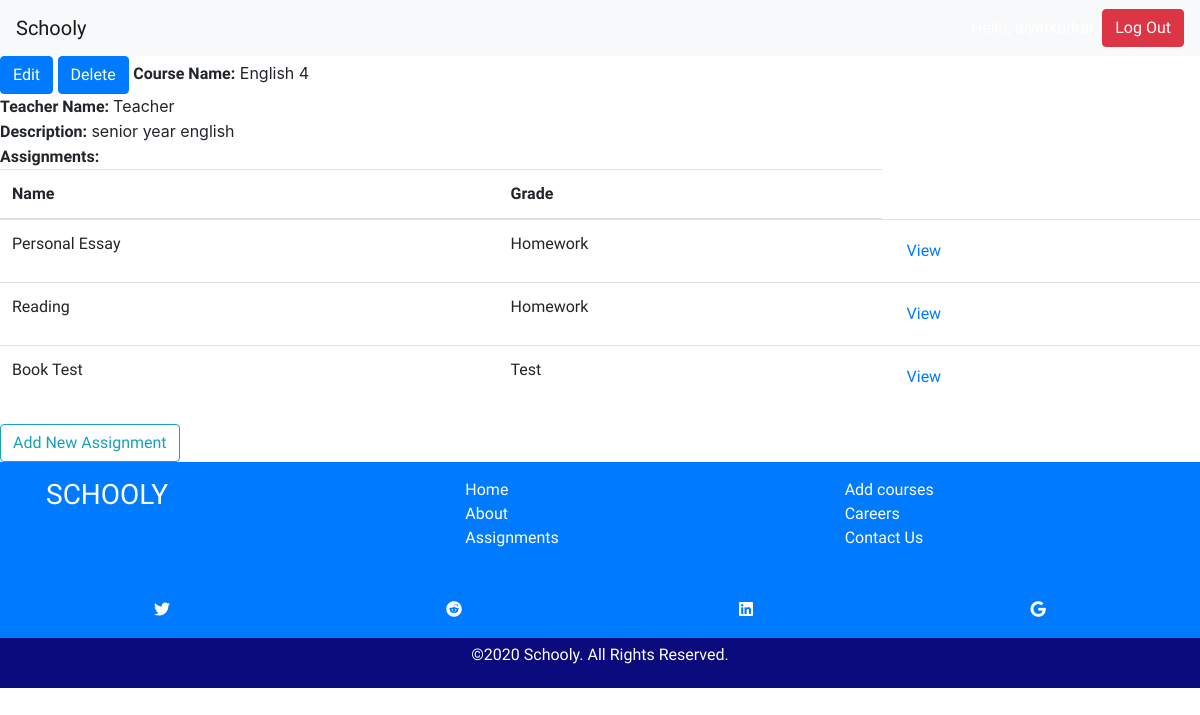
Page /courses/1/ (signed in) on the earlier database version.
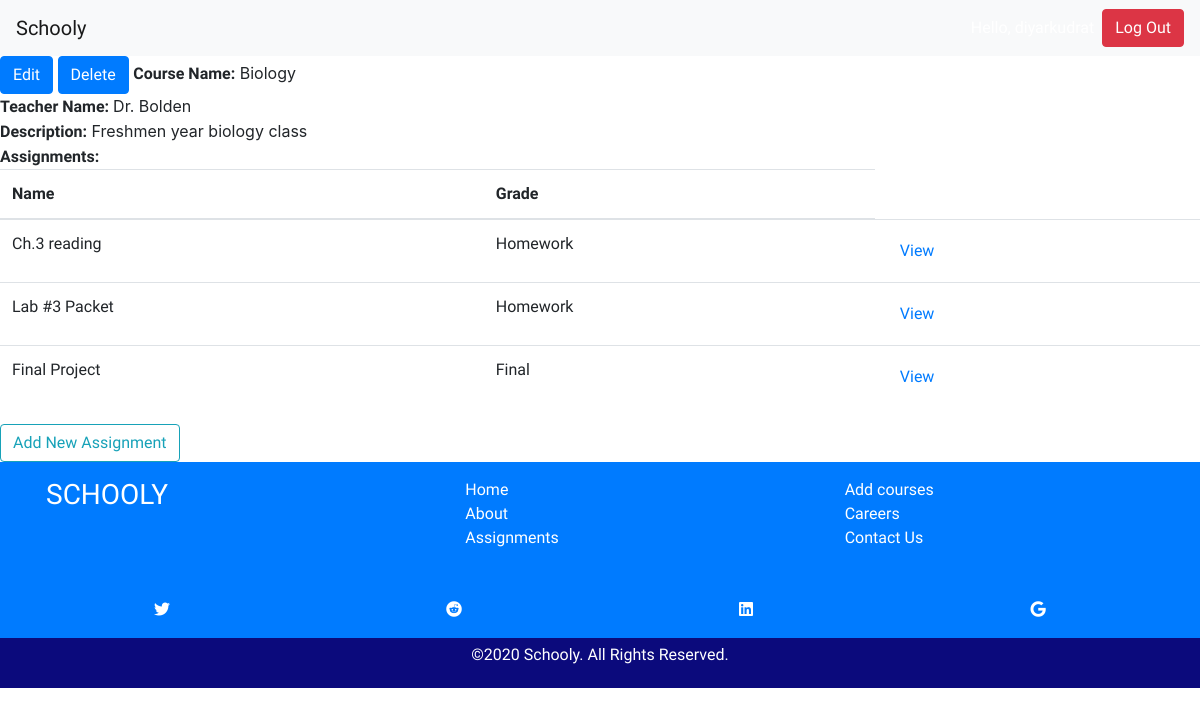
Same page on the later database version.
### classes/models.py (models this page shows, shortened)
class Course(models.Model):
    course_name = models.CharField(max_length=150)
    course_teacher = models.CharField(max_length=150, null=True)
    description = models.CharField(max_length=250)
    assigments = models.ManyToManyField(Assignment, blank=True, null=True, related_name="course_assignments")

class Assignment(models.Model):
    name = models.CharField(max_length=50)
    description = models.CharField(max_length=250)
    course = models.ForeignKey('Course', on_delete=models.CASCADE, blank=True, null=True)
    assignment_type = models.CharField(max_length=30, choices=ASSIGNMENT_TYPES, blank=True)
    total_points = models.PositiveIntegerField(blank=True, null=True, default=0)
    assigned_date = models.DateField(blank=True, null=True)
    due_date = models.DateField(blank=True, null=True)

### classes/views.py (the view)
# urls.py: path('courses/<int:pk>/', views.CourseDetailView.as_view(), name='course-detail-page'),
@method_decorator([login_required], name='dispatch')
class CourseDetailView(View):
    def get(self, request, *args, **kwargs):
        course = get_object_or_404(Course, pk=kwargs['pk'])
        specific_assignments = Assignment.objects.filter(course=course)
        context = {'course': course, 'specific_assignments': specific_assignments}
        return render(request, 'course_detail.html', context)

### classes/templates/course_detail.html
{% extends 'base.html' %}
{% block content %}
<a class="btn btn-primary" href="{% url 'edit-course-page' course.id %}" role="button">Edit</a>
<a class="btn btn-primary" href="{% url 'course-delete-page' course.id %}"  role="button">Delete</a>
<b>Course Name:</b> {{ course.course_name }}<br>
<b>Teacher Name: </b> {{ course.course_teacher }}<br>
<b>Description:</b> {{ course.description }}<br>
<b>Assignments: </b>
    <table class="table">
      <thead>
        <tr>
          <th scope="col">Name</th>
          <th scope="col">Grade</th>
        </tr>
      </thead>
      <tbody>
        {% for specific_assignment in specific_assignments %}
        <tr>
          <td href="#">{{ specific_assignment.name }}</td>
          <td>{{ specific_assignment.assignment_type }}</td>
          <td><a class="btn btn-link" href="#" role="button">View</a></td>
        </tr>
        {% endfor %}
      </tbody>
    </table>
<a class="btn btn-outline-info" href="{% url 'assignment-create-page' %}" role="button">Add New Assignment</a>
{% endblock %}

### classes/templates/base.html (shortened to what this page needs)
<!DOCTYPE html>
<html lang="en">
    <head>
    <link rel="stylesheet" href="https://stackpath.bootstrapcdn.com/bootstrap/4.4.1/css/bootstrap.min.css">
    <link rel="stylesheet" href="https://cdnjs.cloudflare.com/ajax/libs/font-awesome/5.12.0/css/all.min.css">
</head>
    <body>
        <nav class="navbar navbar-expand-md navbar-light bg-light">
            <a class="navbar-brand" href="{% url 'home' %}">Schooly</a>
            <form class="form-inline ml-auto">
              {% if request.user.is_authenticated %}
                  <div class="text-white">Hello, {{ request.user.username }}</div>
                  <a href="{% url 'logout' %}" class="btn btn-danger ml-2">Log Out</a>
              {% else %}
                  <a href="{% url 'about' %}" class="btn btn-warning ml-4">About</a>
                  <a href="{% url 'contact' %}" class="btn btn-warning ml-4">Contact</a>
                  <a href="{% url 'login' %}" class="btn btn-secondary ml-2">Log In</a>
                  <a href="{% url 'signup-page' %}" class="btn btn-success ml-2">Sign Up</a>
              {% endif %}
            </form>
          </nav>
        {% block content %} {% endblock %}
        <footer class="bg-primary"style="color: white; ">
        <div class="container" style="padding: 1rem;">
            <div class="footer-row row">
                <div class="col">
                    <h3>SCHOOLY</h3>
                </div>
                <div class="col">
                    <ul>
                        <li><a href="{% url 'home' %}">Home</a></li>
                        <li><a href="{% url 'about' %}">About</a></li>
                        <li><a href="{% url 'course-list' %}">Assignments</a></li>
                    </ul>
                </div>
                <div class="col">
                    <ul>
                        <li><a href="{% url 'course-create-page' %}">Add courses</a></li>
                        <li><a href="">Careers</a></li>
                        <li><a href="{% url 'contact' %}">Contact Us</a></li>
                    </ul>
                </div>
            </div>
        </div>
    <div class="row text-center m-3">
        <div class="col-3">
            <i class="fab fa-twitter"></i>
        </div>
        <div class="col-3">
            <i class="fab fa-reddit"></i>
        </div>
        <div class="col-3">
            <i class="fab fa-linkedin"></i>
        </div>
        <div class="col-3">
            <i class="fab fa-google"></i>
        </div>
    </div>
        <div class="copyright" style="background:rgb(11, 10, 124);">
                <p>©2020  Schooly. All Rights Reserved.</p>
</footer>
    </body>
</html>

### classes/templates/base.html (style rules this page uses)
* { font-family: 'Quicksand', sans-serif; }
.footer-row ul>li { list-style-type: none; }
.footer-row a { color: white; }
.copyright { text-align: center; padding: 5px; }

Differences in the rows shown:
no longer on this page (row edited): Assignment: name "Book Test", assignment_type "Test"
changed Course: course_name "English 4" → "Biology"; course_teacher "Teacher" → "Dr. Bolden"; description "senior year english" → "Freshmen year biology class"
changed Assignment: name "Personal Essay" → "Ch.3 reading"
now on this page (row edited): Assignment: name "Lab #3 Packet", assignment_type "Homework"
changed Assignment: name "Reading" → "Final Project"; assignment_type "Homework" → "Final"
